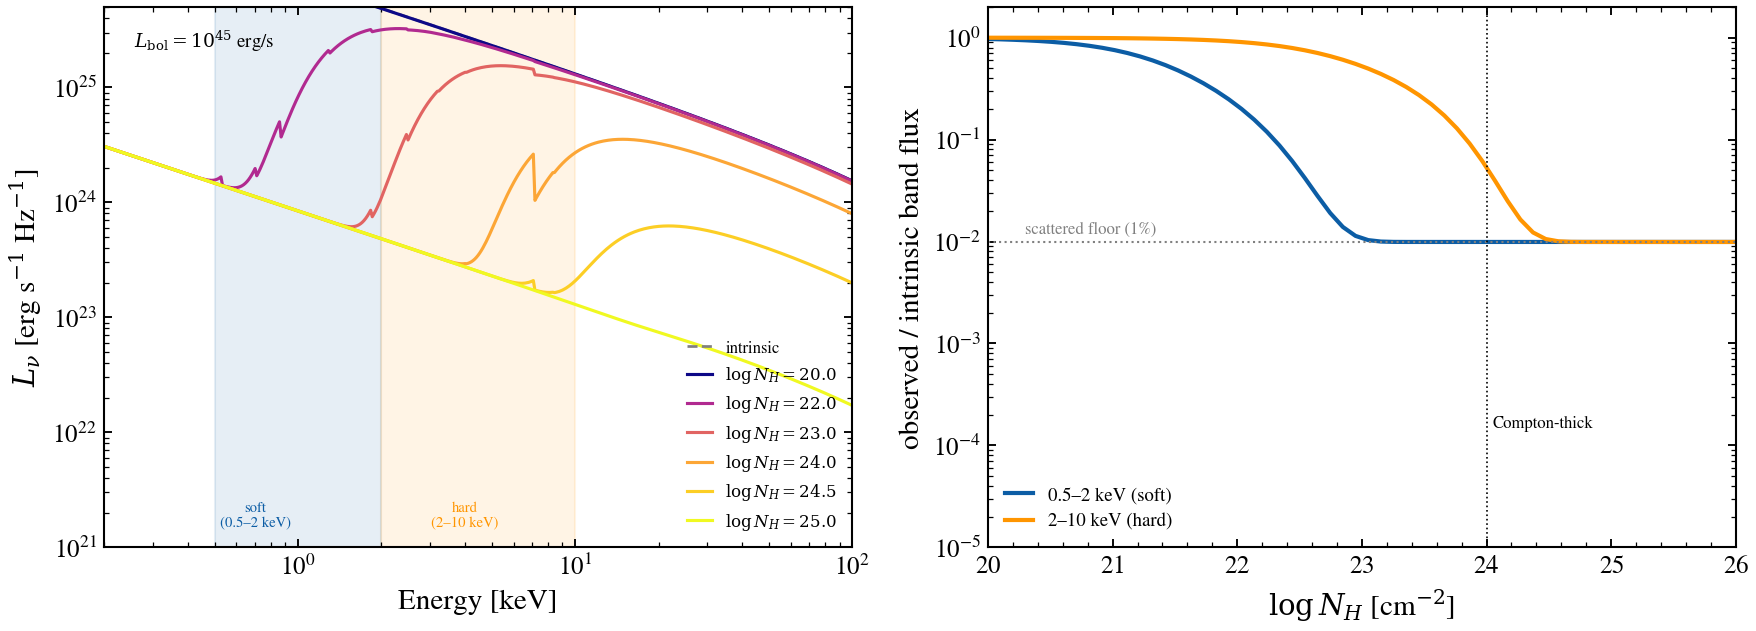

Reproduce this figure in Python.
"""
N_H column density sweep: from unobscured to Compton-thick
==========================================================

The line-of-sight column density ``N_H`` reshapes the AGN X-ray spectrum
in two regimes: photoelectric absorption (``zphabs``) suppresses the soft
band roughly as :math:`\\exp(-\\sigma(E)\\,N_H)` with cross-section
:math:`\\sigma \\propto E^{-3}`, while Compton down-scattering (``cabs``)
adds an energy-independent suppression :math:`\\exp(-\\sigma_T\\,N_H)`
that becomes dominant once ``log N_H ≳ 24`` (the Compton-thick boundary).
A constant warm-electron scattered fraction (~1 % of the intrinsic
continuum) is added back, which is the only flux observable in the soft
band for nearly opaque columns and explains why Compton-thick AGN are
still marginally detectable in soft-band stacks
(Matsumoto et al. 2026 Fig. 11/12).

This sweep reproduces the spectral evolution behind Matsumoto+2026
Figure 11 (hardness-ratio model tracks) for log N_H from 20 to 25.

References
----------
- Ricci et al. 2017, Nature 549, 488 (zphabs × cabs × cut-off PL +
  scattered component spectral model).
- Matsumoto et al. 2026, Eq. B6 and §3.3 (X-ray properties of MIPS-
  selected obscured AGN at z > 3).
- Morrison & McCammon 1983, ApJ 270, 119 (photoelectric cross-sections).
"""

import warnings

import jax.numpy as jnp
import matplotlib as mpl
import matplotlib.pyplot as plt
import numpy as np

from tengri.analysis.plotting import setup_style
from tengri.xray import xray_agn_corona

setup_style()
warnings.filterwarnings("ignore", message=".*BakedInBackend.*")

# ---------------------------------------------------------------------- grid
wavelength = jnp.logspace(np.log10(0.124), np.log10(124.0), 512)  # 0.1 – 100 keV
wave_keV = 12.398 / np.array(wavelength)

L_BOL = 1e45  # erg/s — luminous AGN
# Hopkins+2007 BC=5.15 at 2500 A
L_2500 = L_BOL / (5.15 * 1.199e15)
log_nh_vals = np.array([20.0, 22.0, 23.0, 24.0, 24.5, 25.0])

# ---------------------------------------------------------------------- figure
fig, axes = plt.subplots(1, 2, figsize=(12, 4.5))
cmap = plt.get_cmap("plasma")
norm = mpl.colors.Normalize(vmin=20.0, vmax=25.0)

# Panel a: spectral evolution with N_H
ax = axes[0]
l_intr = np.array(xray_agn_corona(wavelength, l_2500_30deg_erg_hz=L_2500, log_nh=15.0))
ax.loglog(wave_keV, l_intr, color="0.5", ls="--", lw=1.3, label="intrinsic")
for log_nh in log_nh_vals:
    l_obs = np.array(xray_agn_corona(wavelength, l_2500_30deg_erg_hz=L_2500, log_nh=float(log_nh)))
    ax.loglog(
        wave_keV,
        l_obs,
        lw=1.5,
        color=cmap(norm(log_nh)),
        label=rf"$\log N_H = {log_nh:.1f}$",
    )

ax.set_xlim(0.2, 100)
ax.set_ylim(1e21, 5e25)
ax.set_xlabel("Energy [keV]")
ax.set_ylabel(r"$L_\nu$ [erg s$^{-1}$ Hz$^{-1}$]")
ax.axvspan(0.5, 2.0, alpha=0.10, color="C0")
ax.axvspan(2.0, 10.0, alpha=0.10, color="C2")
ax.text(0.7, 1.5e21, "soft\n(0.5–2 keV)", fontsize=7, color="C0", ha="center")
ax.text(4.0, 1.5e21, "hard\n(2–10 keV)", fontsize=7, color="C2", ha="center")
ax.text(
    0.04,
    0.96,
    rf"$L_{{\rm bol}} = 10^{{{np.log10(L_BOL):.0f}}}$ erg/s",
    transform=ax.transAxes,
    va="top",
    fontsize=9,
)
ax.legend(fontsize=8, frameon=False, loc="lower right")

# Panel b: 2–10 keV vs 0.5–2 keV band ratios as a function of N_H
ax = axes[1]
log_nh_grid = np.linspace(20.0, 26.0, 60)
soft_mask = (wave_keV >= 0.5) & (wave_keV <= 2.0)
hard_mask = (wave_keV >= 2.0) & (wave_keV <= 10.0)

soft_frac, hard_frac = [], []
for log_nh in log_nh_grid:
    l_obs = np.array(xray_agn_corona(wavelength, l_2500_30deg_erg_hz=L_2500, log_nh=float(log_nh)))
    soft_frac.append(
        np.trapezoid(l_obs[soft_mask], wave_keV[soft_mask])
        / np.trapezoid(l_intr[soft_mask], wave_keV[soft_mask])
    )
    hard_frac.append(
        np.trapezoid(l_obs[hard_mask], wave_keV[hard_mask])
        / np.trapezoid(l_intr[hard_mask], wave_keV[hard_mask])
    )

ax.semilogy(log_nh_grid, soft_frac, color="C0", lw=2.0, label="0.5–2 keV (soft)")
ax.semilogy(log_nh_grid, hard_frac, color="C2", lw=2.0, label="2–10 keV (hard)")
ax.axhline(0.01, color="0.5", ls=":", lw=1.0)
ax.text(20.3, 0.012, "scattered floor (1%)", color="0.5", fontsize=8)
ax.axvline(24.0, color="k", ls=":", lw=0.8)
ax.text(24.05, 1.5e-4, "Compton-thick", fontsize=8)

ax.set_xlim(20.0, 26.0)
ax.set_ylim(1e-5, 2.0)
ax.set_xlabel(r"$\log N_H$ [cm$^{-2}$]")
ax.set_ylabel("observed / intrinsic band flux")
ax.legend(fontsize=9, frameon=False, loc="lower left")

fig.tight_layout()
plt.savefig("plot_xray_nh_sweep.png", dpi=150, bbox_inches="tight")
